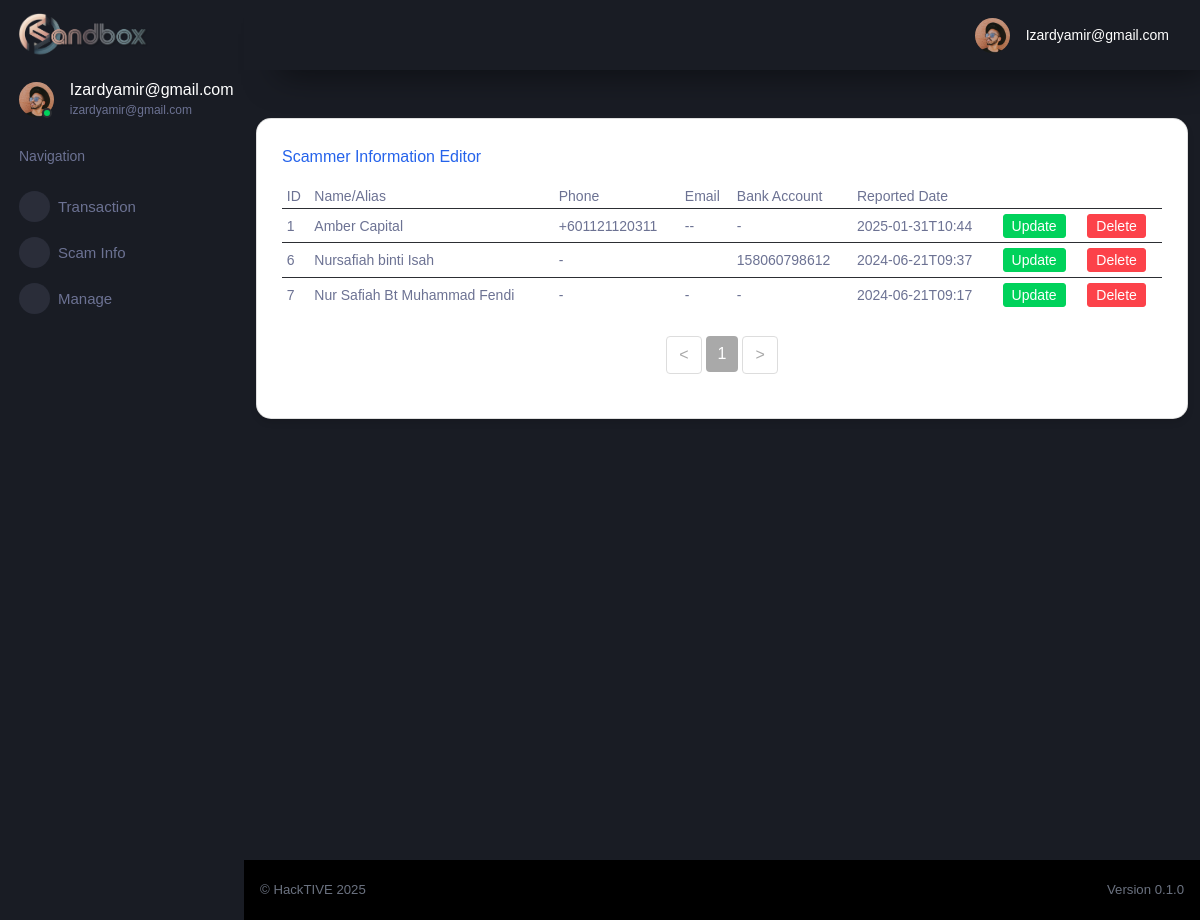
The page /manage_scammer_user (signed in) on the database its author committed.
### tables this page shows
CREATE TABLE "cif" (
	"id"	INTEGER UNIQUE,
	"username"	TEXT NOT NULL UNIQUE,
	"password"	TEXT,
	"firstname"	TEXT,
	"lastname"	TEXT,
	"gender"	TEXT,
	"dob"	TEXT,
	"ic"	INTEGER UNIQUE,
	"phone"	INTEGER,
	"old_email"	TEXT,
	"email"	TEXT UNIQUE,
	"address1"	NUMERIC,
	"address2"	TEXT,
	"postcode"	TEXT,
	"area"	TEXT,
	"state"	TEXT,
	"country"	TEXT,
	"productID"	INTEGER,
	"productNAME"	TEXT,
	"accountID"	INTEGER,
	PRIMARY KEY("id" AUTOINCREMENT)
);

CREATE TABLE "scammer" (
	"scammerID"	INTEGER NOT NULL,
	"scammerName"	TEXT,
	"phone"	TEXT,
	"platform"	TEXT,
	"reportedDate"	TEXT,
	"recordedDate"	TEXT,
	"bankAccount"	TEXT,
	"bankName"	TEXT,
	"bankAccountName"	TEXT,
	"sourceReport1"	TEXT,
	"sourceReport2"	TEXT,
	"sourceReport3"	TEXT,
	"tiktokID"	TEXT,
	"facebookID"	TEXT,
	"twitterID"	TEXT,
	"instagramID"	TEXT,
	"telegramID"	TEXT,
	"reporterID"	TEXT,
	"email"	TEXT,
	"flagSource"	TEXT,
	PRIMARY KEY("scammerID" AUTOINCREMENT)
);

### flaskr/main.py (the view)
@bp.route('/manage_scammer_user', methods=['POST', 'GET'])
@login_required
def manage_scammer_user():
    db = get_db()
    scammers = db.execute(
        'SELECT * FROM scammer WHERE reporterID='+str(g.user['id'])
    ).fetchall()
    return render_template('app/manage-scammer.html', scammers=scammers)

### flaskr/auth.py (called while the page is built)
@bp.before_app_request
def load_logged_in_user():
    user_id = session.get('user_id')
    if user_id is None:
        g.user = None
    else:
        g.user = get_db().execute(
            'SELECT * FROM cif WHERE id = ?', (user_id,)
        ).fetchone()

### flaskr/db.py (called while the page is built)
def get_db():
    if 'db' not in g:
        g.db = sqlite3.connect(
            current_app.config['DATABASE'],
            detect_types=sqlite3.PARSE_DECLTYPES
        )
        g.db.row_factory = sqlite3.Row
    return g.db

### flaskr/main.py (called while the page is built)
def login_required(view):
    @functools.wraps(view)
    def wrapped_view(**kwargs):
        if g.user is None:
            return redirect(url_for('auth.login'))
        return view(**kwargs)
    return wrapped_view

### flaskr/templates/app/manage-scammer.html (shortened to what this page needs)
{% extends "/layouts/base.html" %}
{% block content %}
<div class="container aligned-middle mt-5 overflow-auto"  scrolling="yes" frameborder="0" style=" width: 100%; height: calc(101vh - 66px)">
  <div class="row">
    <div class="col-md-12 mb-4">
      <div class="card">
        <div class="card-body">
          <h5 class="card-title text-primary">Scammer Information Editor</h5>
          <div class="table-responsive-sm">
            <table class="table table-sm mb-4" style="font-size: small;">
              <thead>
                <tr>
                  <th scope="col">ID</th>
                  <th scope="col">Name/Alias</th>
                  <th scope="col">Phone</th>
                  <th scope="col">Email</th>
                  <th scope="col">Bank Account</th>
                  <th scope="col">Reported Date</th>
                </tr>
              </thead>
              <tbody id="table-body">
                {% for scammer in scammers %}
                <tr>
                  <td>{{ scammer['scammerID'] }}</th>
                  <td>{{ scammer['scammerName'] }}</td>
                  <td>{{ scammer['phone'] }}</td>
                  <td>{{ scammer['email'] }}</td>
                  <td>{{ scammer['bankAccount'] }}</td>
                  <td>{{ scammer['reportedDate'] }}</td>
                  <td>
                      <a href="{{ url_for('main.scammer_update',id=scammer['scammerID']) }}">
                          <button type="submit" class="btn btn-success btn-sm ms-1">Update</button>
                      </a>
                  </td>
                  <td>
                      <a href="">
                        <button type="submit" class="btn btn-danger btn-sm" value="Delete" onclick="return confirm('Are you sure?');">Delete</button>
                      </a>
                  </td>
                </tr>
                {% endfor %}
              </tbody>
            </table>
            <nav>
              <ul class="pagination justify-content-center" id="pagination">
              </ul>
          </div>
        </div>
      </div>
    </div>
  </div>
</div>
{% endblock %}

### flaskr/templates/includes/sidebar.html (shortened to what this page needs)
<nav class="sidebar sidebar-offcanvas" id="sidebar">
    <div class="sidebar-brand-wrapper d-none d-lg-flex align-items-center justify-content-center fixed-top">
      <a class="sidebar-brand brand-logo" href="{{ url_for('main.index') }}"><img src="/static/img/hacktive-team-banner.png" style="width:60%; height:auto; display: block; margin: 0 auto 0 -2px; object-fit: contain;"     alt="logo" /></a>
    </div>
    <ul class="nav">
      <li class="nav-item profile">
        <div class="profile-desc">
          <div class="profile-pic">
            <div class="count-indicator">
              <img class="img-xs rounded-circle " src="/static/img/faces/face15.jpg" alt="">
              <span class="count bg-success"></span>
            </div>
            <div class="profile-name">
              <h5 class="mb-0 font-weight-normal">
                {{ (g.user['username']).capitalize() }}
              </h5>
              <span>
                {{ g.user['username'] }}
              </span>
            </div>
          </div>
        </div>
      </li>
      <li class="nav-item nav-category">
        <span class="nav-link">Navigation</span>
      </li>
      <li class="nav-item menu-items">
        <a class="nav-link" data-toggle="collapse" href="#transaction" aria-expanded="false" aria-controls="transaction">
          <span class="menu-icon">
          </span>
          <span class="menu-title">Transaction</span>
          <i class="menu-arrow"></i>
        </a>
      </li>
      <li class="nav-item menu-items">
        <a class="nav-link" data-toggle="collapse" href="#scam-info" aria-expanded="false" aria-controls="scam-info">
          <span class="menu-icon">
          </span>
          <span class="menu-title">Scam Info</span>
          <i class="menu-arrow"></i>
        </a>
      </li>
      <li class="nav-item menu-items">
        <a class="nav-link" data-toggle="collapse" href="#manage" aria-expanded="false" aria-controls="manage">
          <span class="menu-icon">
          </span>
          <span class="menu-title">Manage</span>
          <i class="menu-arrow"></i>
        </a>
      </li>
    </ul>
  </nav>

### flaskr/templates/includes/navigation.html (shortened to what this page needs)
<nav class="navbar p-0 fixed-top d-flex flex-row">
    <div class="navbar-menu-wrapper flex-grow d-flex align-items-stretch">
      <button class="navbar-toggler navbar-toggler align-self-center" type="button" data-toggle="minimize">
      </button>
      <ul class="navbar-nav navbar-nav-right">
        <li class="nav-item dropdown">
          <a class="nav-link" id="profileDropdown" href="#" data-toggle="dropdown">
            <div class="navbar-profile">
              <img class="img-xs rounded-circle" src="/static/img/faces/face15.jpg" alt="">
              <p class="mb-0 d-none d-sm-block navbar-profile-name">
                {{ (g.user['username']).capitalize() }}
              </p>
            </div>
          </a>
        </li>
      </ul>
    </div>
  </nav>

### flaskr/templates/app/manage-scammer.html (style rules this page uses)
.card-body { height: auto; }
.card { border-radius: 15px; box-shadow: 0 4px 6px rgba(0, 0, 0, 0.1); transition: transform 0.2s ease; background: white; }
.card-body { padding: 1.5rem; }
.text-primary { color: #2563eb !important; }

### rows shown on the page
cif: username "Izardyamir@gmail.com", user.username "izardyamir@gmail.com"
scammer: scammerID "1", scammerName "Amber Capital", phone "+601121120311", email "--", bankAccount "-", reportedDate "2025-01-31T10:44"
scammer: scammerID "6", scammerName "Nursafiah binti Isah", phone "-", bankAccount "158060798612", reportedDate "2024-06-21T09:37"
scammer: scammerID "7", scammerName "Nur Safiah Bt Muhammad Fendi", phone "-", email "-", bankAccount "-", reportedDate "2024-06-21T09:17"
